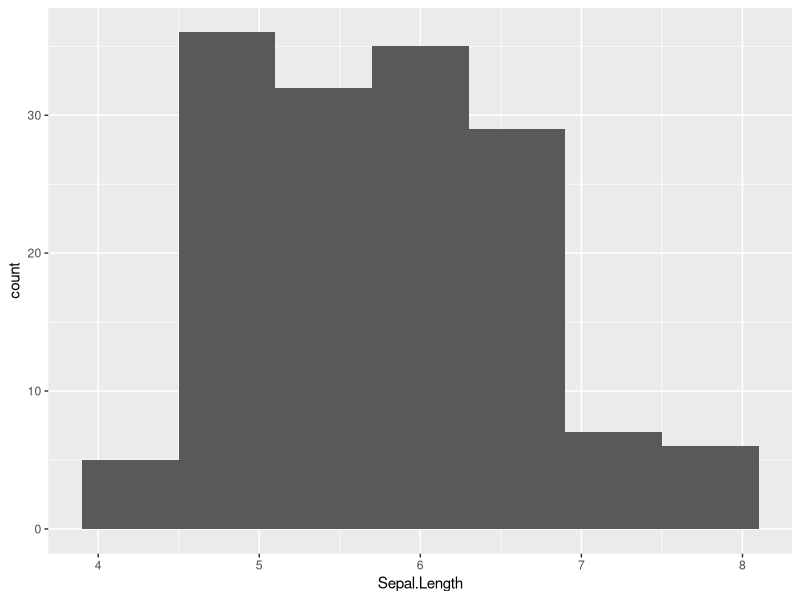

Reproduce this figure in R.
## ---- chunk 1
library(tidyverse)
summary(iris)
## ---- chunk 2
#| echo: false
#| fig.cap: "legenda da figura"
ggplot(iris) +
    geom_histogram(aes(x = Sepal.Length), bins = 7)
